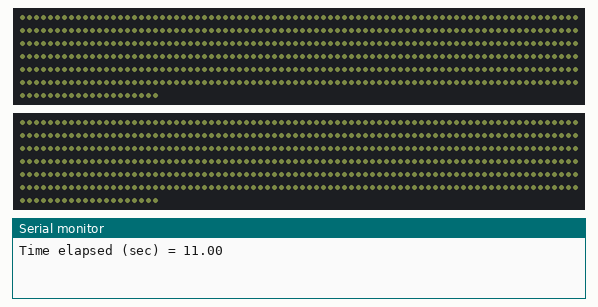
The sketch below on a simulated Arduino Uno, built with avr-gcc and run on an emulated ATmega328P. Shown: 2 × 500 RGB LEDs in strip order, left to right, continuing on the next row, the last lines printed to the serial monitor. Dim RGB values are drawn brighter than linear.

Above: at 11.1 s.
At 22.1 s:
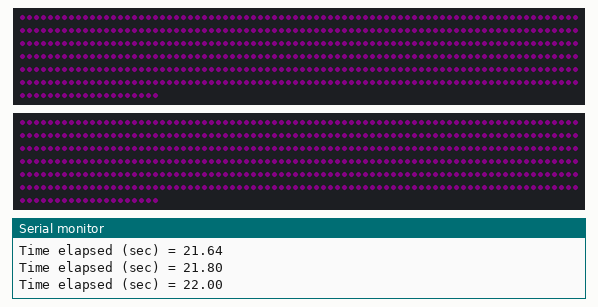

The sketch:

conman.ino
```cpp
#include <Adafruit_NeoPixel.h>

#define LED_PIN1   15

#define LED_PIN2    0
// How many NeoPixels are attached to the Arduino?
#define LED_COUNT 500

// Declare our NeoPixel strip object:
Adafruit_NeoPixel strip(LED_COUNT, LED_PIN1, NEO_GRB + NEO_KHZ800);
Adafruit_NeoPixel strip2(LED_COUNT, LED_PIN2, NEO_GRB + NEO_KHZ800);
// Argument 1 = Number of pixels in NeoPixel strip
// Argument 2 = Arduino pin number (most are valid)
// Argument 3 = Pixel type flags, add together as needed:
//   NEO_KHZ800  800 KHz bitstream (most NeoPixel products w/WS2812 LEDs)
//   NEO_KHZ400  400 KHz (classic 'v1' (not v2) FLORA pixels, WS2811 drivers)
//   NEO_GRB     Pixels are wired for GRB bitstream (most NeoPixel products)
//   NEO_RGB     Pixels are wired for RGB bitstream (v1 FLORA pixels, not v2)
//   NEO_RGBW    Pixels are wired for RGBW bitstream (NeoPixel RGBW products)


// setup() function -- runs once at startup --------------------------------


// 1 sec, 2 sec, 45 sec, 60 sec and 5 mins.
 float timeArray[] = {11, 16.5, 20,21,21.16,21.32,21.64,21.80,22,23,29.5,37.9,39,39.5,42,42.5,45,57,55,55.5,57,73,73.4,73.8,77,88,91,94,95,95.5,97.5,102.5,107,129,133.5,134,137};

int gloves[][3]  = { {76,85,43},{0,0,0},{128,0,128},{0,0,0},{76,85,43},{0,0,0},{76,85,43},{0,0,0},{64,0,64},{0,0,0},{127,127,43},{0,0,0},{64,127,64},{0,0,0},{76,85,43},{0,0,0},{64,0,64},{110,51,102},{64,0,64},{0,0,0},{110,51,102},{0,0,0},{127,170,42},{0,0,0},{102,51,77},{0,0,0},{102,51,77},{0,0,0},{64,0,64},{0,0,0},{64,0,64},{0,0,0},{153,85,64},{0,0,0},{153,85,64},{0,0,0},{153,85,64} };
int jacket[][3]  = { {76,85,43},{0,0,0},{128,0,128},{0,0,0},{76,85,43},{0,0,0},{76,85,43},{0,0,0},{64,0,64},{0,0,0},{127,127,43},{0,0,0},{64,127,64},{0,0,0},{76,85,43},{0,0,0},{64,0,64},{110,51,102},{64,0,64},{0,0,0},{110,51,102},{0,0,0},{127,170,42},{0,0,0},{102,51,77},{0,0,0},{102,51,77},{0,0,0},{64,0,64},{0,0,0},{64,0,64},{0,0,0},{153,85,64},{0,0,0},{153,85,64},{0,0,0},{153,85,64} };
int hat[][3]     = { {76,85,43},{0,0,0},{128,0,128},{0,0,0},{76,85,43},{0,0,0},{76,85,43},{0,0,0},{64,0,64},{0,0,0},{127,127,43},{0,0,0},{64,127,64},{0,0,0},{76,85,43},{0,0,0},{64,0,64},{110,51,102},{64,0,64},{0,0,0},{110,51,102},{0,0,0},{127,170,42},{0,0,0},{102,51,77},{0,0,0},{102,51,77},{0,0,0},{64,0,64},{0,0,0},{64,0,64},{0,0,0},{153,85,64},{0,0,0},{153,85,64},{0,0,0},{153,85,64} };
int pant[][3]    = { {76,85,43},{0,0,0},{128,0,128},{0,0,0},{76,85,43},{0,0,0},{76,85,43},{0,0,0},{64,0,64},{0,0,0},{127,127,43},{0,0,0},{64,127,64},{0,0,0},{76,85,43},{0,0,0},{64,0,64},{110,51,102},{64,0,64},{0,0,0},{110,51,102},{0,0,0},{127,170,42},{0,0,0},{102,51,77},{0,0,0},{102,51,77},{0,0,0},{64,0,64},{0,0,0},{64,0,64},{0,0,0},{153,85,64},{0,0,0},{153,85,64},{0,0,0},{153,85,64} };

int arrayIndex = 0;

void setup()
{
  strip.begin();           // INITIALIZE NeoPixel strip object (REQUIRED)
  strip.show();            // Turn OFF all pixels ASAP
  strip.setBrightness(30); // Set BRIGHTNESS to about 1/5 (max = 255)

 strip2.begin();
 strip2.show();
 strip2.setBrightness(30);
Serial.begin(9600);
}
void loop(){
 int currentTime = millis();
  if (currentTime >= (timeArray[arrayIndex]*1000)){
  Serial.print("Time elapsed (sec) = ");
  Serial.println (timeArray[arrayIndex]);


  // Hat,Jacket,Glove
  colorWipe(strip.Color( jacket[arrayIndex][0],jacket[arrayIndex][1],jacket[arrayIndex][2]));
  colorWipe2(strip.Color( jacket[arrayIndex][0],jacket[arrayIndex][1],jacket[arrayIndex][2]));
  // colorWipe(strip.Color(  , 0,   0), 1);
  // colorWipe(strip.Color(  0, 0,   0), 1);

  // colorWipe(strip.Color(  0, 0,   0), 1);

  arrayIndex = arrayIndex +1;

  }
}

void colorWipe(uint32_t color) {
  for(int i=0; i<strip.numPixels(); i++) { // For each pixel in strip...
    strip.setPixelColor(i, color);         //  Set pixel's color (in RAM)
  }
  strip.show();
}


void colorWipe2(uint32_t color) {
  for(int i=0; i<strip2.numPixels(); i++) { // For each pixel in strip...
    strip2.setPixelColor(i, color);         //  Set pixel's color (in RAM)
  }
  strip2.show();
}
```

Measured:
- what the display in image 0 shows lasts 5.5 s, from 11.1 s to 16.6 s
- what the display in image 1 shows lasts 1.1 s, from 22.0 s to 23.1 s
